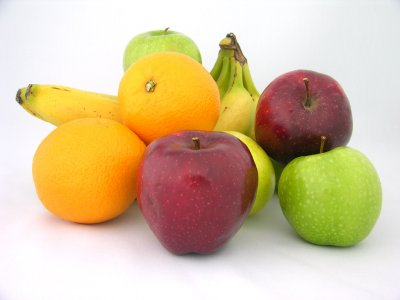
//> input picture 03_2023-04-26/prg/posterization/fruit_image.jpg, 400 x 300 px
$ ./posterization   (built with g++ and OpenCV 4)
//> lines starting //> are read from the running program, lines starting //| are printed output that depends on the picture
#include <iostream>
#include <opencv2/opencv.hpp>
#define FILE_NAME "../fruit_image.jpg"
// ウィンドウ名
#define WINDOW_NAME_INPUT "input"
#define WINDOW_NAME_OUTPUT "output"
#define COLOR_NUM (256) // 階調数

int main(int argc, const char *argv[]) {
    // 入力画像の読み込み (グレースケール入力)
    cv::Mat src_img = cv::imread(FILE_NAME, cv::IMREAD_GRAYSCALE);
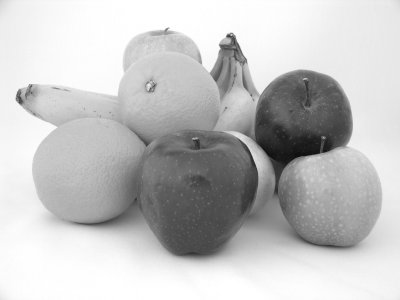
//> src_img: 300 rows x 400 cols, CV_8UC1; min 9, max 255, mean 195.2
    if (src_img.empty()) { // 読み込み失敗の場合
        fprintf(stderr, "読み込み失敗\n");
        return (-1);
    }
    // 出力画像のメモリ確保
    cv::Mat dst_img = cv::Mat(src_img.size(), CV_8UC1);
    uchar lut[COLOR_NUM]; // ルックアップテーブル変数の宣言
    // ルックアップテーブルの生成 (4段階)
    for (int i = 0; i < COLOR_NUM; i++) {
        if (i <= 63) {
            lut[i] = 0;
        } else if (64 <= i && i <= 127) {
            lut[i] = 85;
        } else if (128 <= i && i <= 191) {
            lut[i] = 170;
        } else {
            lut[i] = 255;
        }
    }
    // ポスタリゼーション
    // 画像の走査
    for (int y = 0; y < dst_img.rows; y++) {
        for (int x = 0; x < dst_img.cols; x++) {
            uchar s = src_img.at<uchar>(y, x); // 画素値の取得
            // ルックアップテーブルによるポスタリゼーション
            dst_img.at<uchar>(y, x) = lut[s];
        }
    }
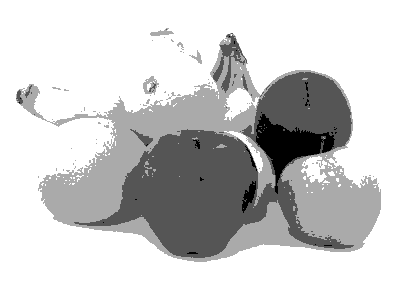
//> dst_img: 300 rows x 400 cols, CV_8UC1; min 0, max 255, mean 205.2
    cv::imshow(WINDOW_NAME_INPUT, src_img);  // 入力画像の表示
    cv::imshow(WINDOW_NAME_OUTPUT, dst_img); // 出力画像の表示
    cv::waitKey();                           // キー入力待ち (止める)
    return 0;
}
